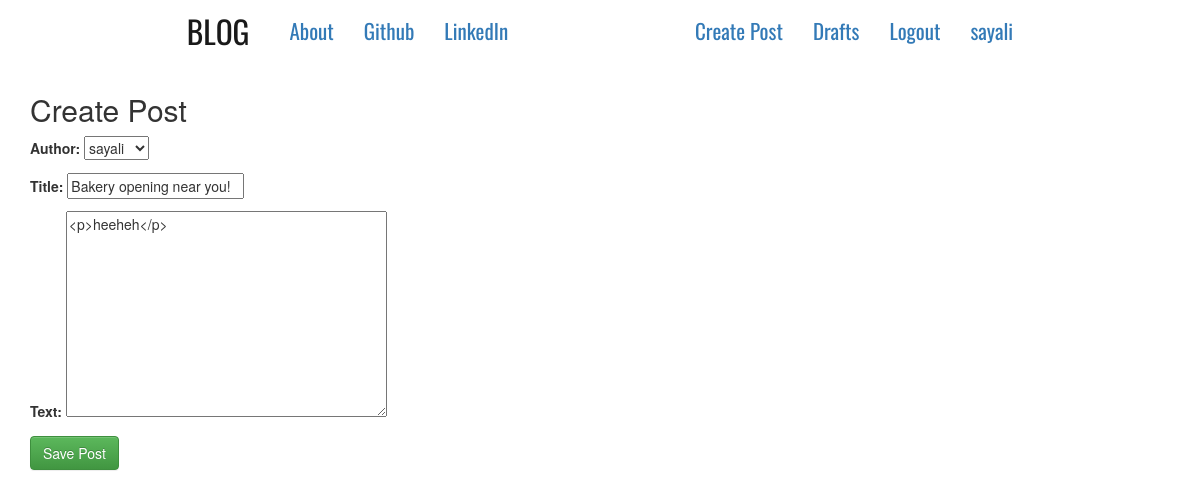
Screenshot of /post/3/update/ (signed in) with the database file from the repository.
### blogapp/models.py (models this page shows, shortened)
class Post(models.Model):
    author = models.ForeignKey('auth.User', on_delete=models.CASCADE)
    title = models.CharField(max_length=70)
    text = models.TextField()
    create_date = models.DateTimeField(default=timezone.now) # current date and time is set as create_date
    published_date = models.DateTimeField(blank=True, null=True)

### blogapp/views.py (the view)
# urls.py: url(r'^post/(?P<pk>\d+)/update/$', views.UpdatePostView.as_view(), name='post_update'),
class UpdatePostView(LoginRequiredMixin, UpdateView):
    login_url = '/login/'
    redirect_field_name = 'blogapp/post_detail.html'
    form_class = PostForm
    model = Post

### blogapp/forms.py
class PostForm(forms.ModelForm):
    class Meta():
        model = Post
        fields = ('author', 'title', 'text')
        widgets = {
            'title':forms.TextInput(attrs={'class':'textinputclass'}),
            'text':forms.Textarea(attrs={'class':'editable medium-editor-textarea postcontent'}),
        }

### blogapp/templates/blogapp/post_form.html (shortened to what this page needs)
{% extends 'blogapp/base.html' %}
{% block body_block %}
<h2>Create Post</h2>
<form action="" class="post-form" method="POST">
    {{ form.as_p }}
    <button type="submit" class="btn btn-success save-btn">Save Post</button>
</form>
{% endblock %}

### blogapp/templates/blogapp/base.html (shortened to what this page needs)
<!DOCTYPE html>
{% load static %}
<html lang="en">
<head>
    <link rel="stylesheet" href="https://stackpath.bootstrapcdn.com/bootstrap/4.4.1/css/bootstrap.min.css"
>
    <link rel="stylesheet" href="https://maxcdn.bootstrapcdn.com/bootstrap/3.3.7/css/bootstrap.min.css"
>
    <link rel="stylesheet" href="https://maxcdn.bootstrapcdn.com/bootstrap/3.3.7/css/bootstrap-theme.min.css"
>
    <link rel="stylesheet" href="//cdn.jsdelivr.net/npm/medium-editor@latest/dist/css/medium-editor.min.css"
        type="text/css" media="screen" charset="utf-8">
    <link rel="stylesheet" href="{% static 'css/blog.css' %}">
</head>
<body>
    <nav class="navbar navbar-expand navbar-light navfont">
        <div class="container">
            <ul class="nav navbar-nav">
                <li><a href="{% url 'post_list' %}" class="navbar-brand bigbrand">BLOG</a></li>
                <li><a href="{% url 'about' %}" class="nav-item">About</a></li>
                <li><a href="https://github.com/sayali1008" class="nav-item">Github</a></li>
                <li><a href="https://www.linkedin.com/in/sayali-moghe-079481193/">LinkedIn</a></li>
            </ul>
            <ul class="nav navbar-nav navbar-right">
                {% if user.is_authenticated %}
                <li><a href="{% url 'post_create' %}">Create Post</a></li>
                <li><a href="{% url 'post_drafts' %}">Drafts</a></li>
                <li><a href="{% url 'logout' %}">Logout</a></li>
                <li><a href="">{{ user.username }}</a></li>
                {% else %}
                <li><a href="{% url 'login' %}"><span class="glyphicon glyphicon-user"></span> Login</a></li>
                {% endif %}
            </ul>
        </div>
    </nav>
    <div class="container body-block">
        <div class="row">
                <div class="blog-post">
                    {% block body_block %}
                    {% endblock %}
                </div>
        </div>
    </div>
</body>
</html>

### blogapp/static/css/blog.css (style rules this page uses)
.navfont { font-family: 'Oswald', sans-serif; font-size: 1.5em; margin-bottom: 0.5em; }
.bigbrand { font-size: 1.5em; }

### rows the page displays
Post: author "sayali", title "Bakery opening near you!", text "<p>heeheh</p>"

### other values shown
{{ user.username }} "sayali"
